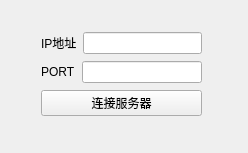
<?xml version="1.0" encoding="UTF-8"?>
<ui version="4.0">
 <class>chatClient</class>
 <widget class="QWidget" name="chatClient">
  <property name="geometry">
   <rect>
    <x>0</x>
    <y>0</y>
    <width>248</width>
    <height>153</height>
   </rect>
  </property>
  <property name="windowTitle">
   <string>chatClient</string>
  </property>
  <widget class="QWidget" name="">
   <property name="geometry">
    <rect>
     <x>30</x>
     <y>20</y>
     <width>183</width>
     <height>111</height>
    </rect>
   </property>
   <layout class="QVBoxLayout" name="verticalLayout">
    <item>
     <layout class="QHBoxLayout" name="horizontalLayout_4">
      <item>
       <widget class="QLabel" name="ipLabel">
        <property name="text">
         <string>IP地址</string>
        </property>
       </widget>
      </item>
      <item>
       <widget class="QLineEdit" name="ipLineEdit"/>
      </item>
     </layout>
    </item>
    <item>
     <layout class="QHBoxLayout" name="horizontalLayout_3">
      <item>
       <widget class="QLabel" name="portLabel">
        <property name="text">
         <string>PORT</string>
        </property>
       </widget>
      </item>
      <item>
       <widget class="QLineEdit" name="portLineEdit"/>
      </item>
     </layout>
    </item>
    <item>
     <widget class="QPushButton" name="enterChatroomButton">
      <property name="text">
       <string>连接服务器</string>
      </property>
     </widget>
    </item>
   </layout>
  </widget>
 </widget>
 <layoutdefault spacing="6" margin="11"/>
 <resources/>
 <connections/>
</ui>
